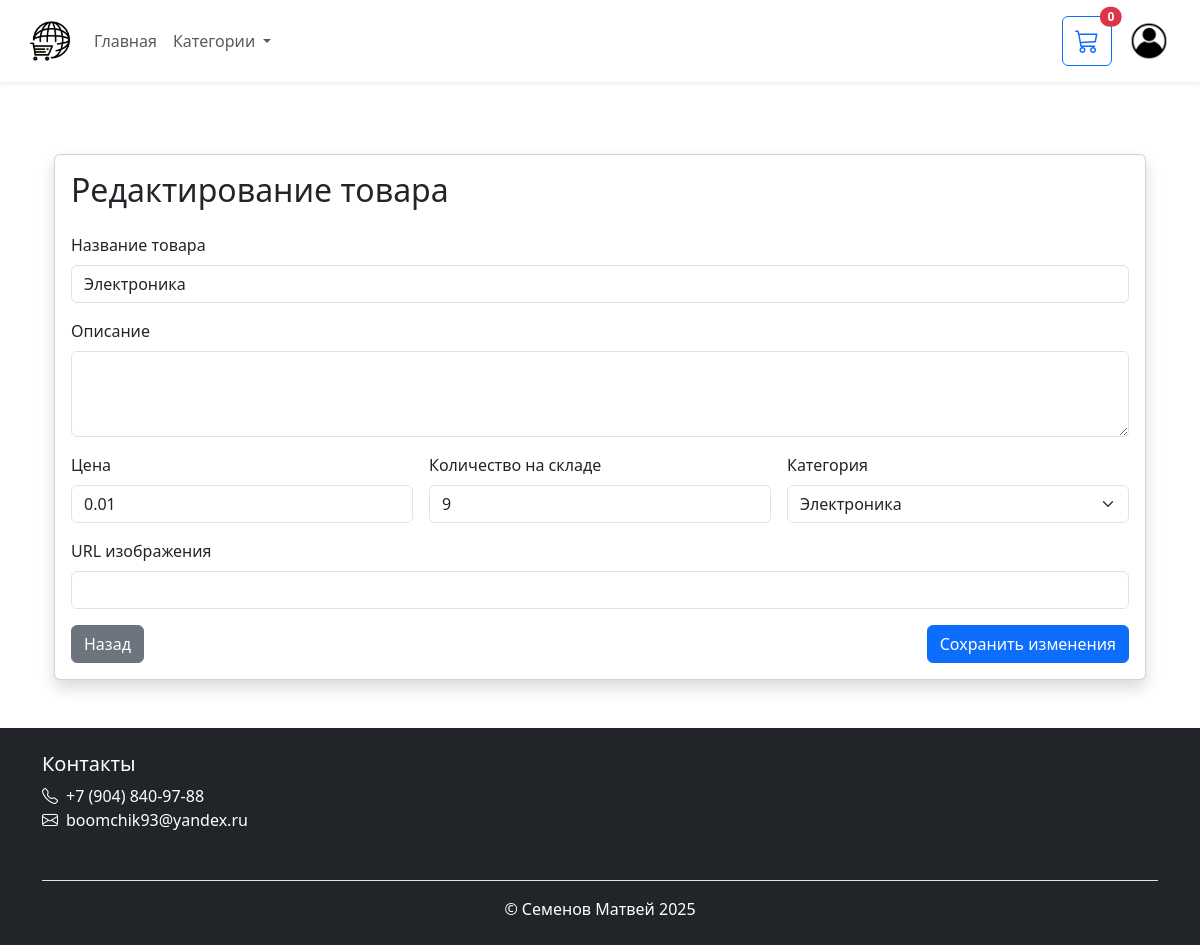
Page /admin/edit_product/1 (signed in) on the committed database.
### data/__all_models.py (models this page shows)
class Product(Base):
    __tablename__ = "products"
    id = Column(Integer, primary_key=True)
    name = Column(String(255), nullable=False)
    description = Column(Text)
    price = Column(DECIMAL(10, 2), nullable=False)
    stock_quantity = Column(Integer, default=0)
    image_url = Column(String(255))
    category_id = Column(Integer, ForeignKey('categories.id'))
    category = relationship("Category", back_populates="products")
    cart_items = relationship("CartItem", back_populates="product")
    order_items = relationship("OrderItem", back_populates="product")

class Category(Base):
    __tablename__ = "categories"
    id = Column(Integer, primary_key=True)
    name = Column(String(100), unique=True, nullable=False)
    products = relationship("Product", back_populates="category")

### app.py (the view, shortened to what this page needs)
@app.route('/admin/edit_product/<int:product_id>', methods=['GET', 'POST'])
def edit_product(product_id):
    if 'user_id' not in session:
        return redirect(url_for('login'))
    db = next(get_db())
    try:
        user = db.query(User).get(session['user_id'])
        if not user.is_admin:
            flash('Доступ запрещён', 'danger')
            return redirect(url_for('home'))
        product = db.query(Product).get(product_id)
        categories = db.query(Category).all()
        return render_template(
            'edit_product.html',
            product=product,
            categories=categories
        )
    except Exception as e:
        db.rollback()
        flash(f'Ошибка: {str(e)}', 'danger')
        return redirect(url_for('admin_panel'))
    finally:
        db.close()

### app.py (called while the page is built)
@app.context_processor
def inject_cart_items_count():
    if 'user_id' in session:
        try:
            db = next(get_db())
            cart = db.query(Cart).filter_by(user_id=session['user_id']).first()
            if cart:
                count = sum(item.quantity for item in cart.items)
                return {'cart_items_count': count}
        except:
            pass
    return {'cart_items_count': 0}

@app.context_processor
def inject_timezone():
    return {'tz': MOSCOW_TZ}

@app.context_processor
def inject_user():
    if 'user_id' in session:
        db = next(get_db())
        user = db.query(User).get(session['user_id'])
        return {'current_user': user}
    return {'current_user': None}

### data/db_session.py (called while the page is built)
def get_db():
    db = SessionLocal()
    try:
        yield db
    finally:
        db.close()

### templates/edit_product.html (shortened to what this page needs)
{% extends "base.html" %}
{% block content %}
<div class="container mt-4">
    <div class="card shadow">
        <div class="card-body">
            <h2 class="card-title mb-4">Редактирование товара</h2>
            <form method="POST">
                <div class="mb-3">
                    <label class="form-label">Название товара</label>
                    <input type="text" class="form-control" name="name" value="{{ product.name }}" required>
                </div>
                <div class="mb-3">
                    <label class="form-label">Описание</label>
                    <textarea class="form-control" name="description" rows="3">{{ product.description }}</textarea>
                </div>
                <div class="row g-3 mb-3">
                    <div class="col-md-4">
                        <label class="form-label">Цена</label>
                        <input type="number" class="form-control" name="price" step="0.01" value="{{ product.price }}" required>
                    </div>
                    <div class="col-md-4">
                        <label class="form-label">Количество на складе</label>
                        <input type="number" class="form-control" name="stock_quantity" value="{{ product.stock_quantity }}" required>
                    </div>
                    <div class="col-md-4">
                        <label class="form-label">Категория</label>
                        <select class="form-select" name="category_id" required>
                            {% for category in categories %}
                            <option value="{{ category.id }}" {% if category.id == product.category_id %}selected{% endif %}>
                                {{ category.name }}
                            </option>
                            {% endfor %}
                        </select>
                    </div>
                </div>
                <div class="mb-3">
                    <label class="form-label">URL изображения</label>
                    <input type="url" class="form-control" name="image_url" value="{{ product.image_url }}">
                </div>
                <div class="d-flex justify-content-between">
                    <a href="{{ url_for('admin_panel') }}" class="btn btn-secondary">Назад</a>
                    <button type="submit" class="btn btn-primary">Сохранить изменения</button>
                </div>
            </form>
        </div>
    </div>
</div>
{% endblock %}

### static/css/style.css (style rules this page uses)
* { margin: 0; padding: 0; box-sizing: border-box; }

### rows in the picture
Product: name "Электроника", price "0.01", stock_quantity "9", category_id "Электроника"

### other values in the picture
{{ cart_items_count }} "0"
